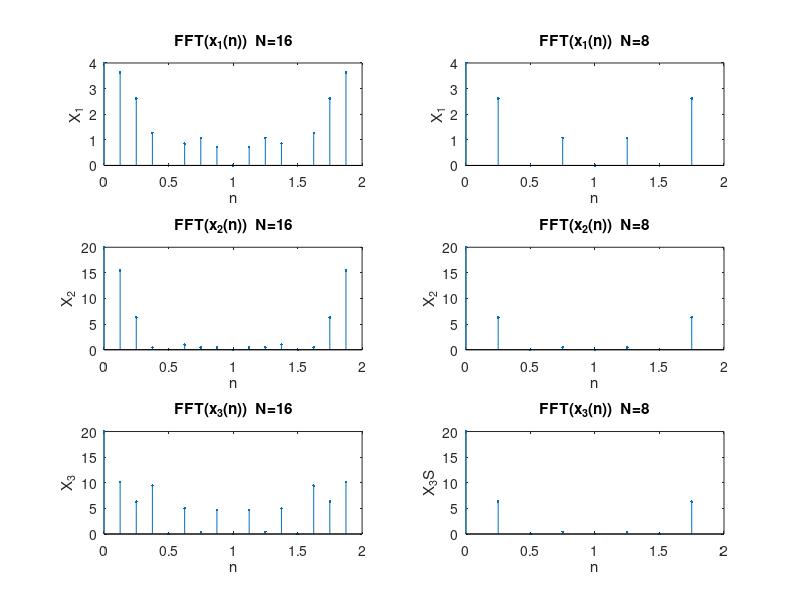

Reproduce this figure in MATLAB.
x=[ones(1,4)];
n=0:30;
x1=(n>=0&n<=3).*(n+1)+(n>3&n<=7).*(8-n)+(n>7)*0;
x2=(n>=0&n<=3).*(4-n)+(n>3&n<=7).*(n-3)+(n>7)*0;
y1=fft(x,16);
y2=fft(x,8);
f1=(0:15)/8;
f2=(0:7)/4;
subplot(3,2,1);
stem(f1,abs(y1),'.');xlabel('n');ylabel('X_1');title('FFT(x_1(n))  N=16');
subplot(3,2,2);
stem(f2,abs(y2),'.');xlabel('n');ylabel('X_1');title('FFT(x_1(n))  N=8');

y11=fft(x1,16);
y12=fft(x1,8);
subplot(3,2,3);
stem(f1,abs(y11),'.');xlabel('n');ylabel('X_2');title('FFT(x_2(n))  N=16');
subplot(3,2,4);
stem(f2,abs(y12),'.');xlabel('n');ylabel('X_2');title('FFT(x_2(n))  N=8');

y21=fft(x2,16);
y22=fft(x2,8);
subplot(3,2,5);
stem(f1,abs(y21),'.');xlabel('n');ylabel('X_3');title('FFT(x_3(n))  N=16');
subplot(3,2,6);
stem(f2,abs(y22),'.');xlabel('n');ylabel('X_3S');title('FFT(x_3(n))  N=8');

